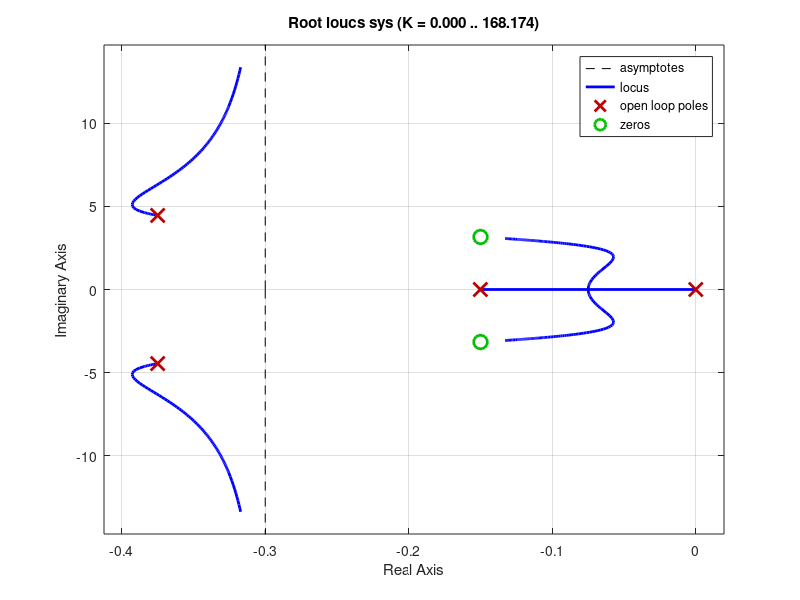

Reproduce this figure in MATLAB.
A = [0 1 0 0; 0 -0.3 10 0.3;0 0 0 1;0 0.3 -20 -0.6];
B = [0 1 0 -1]' ;
C = [1 0 0 0] ;
D = [0] ;
sys = ss(A,B,C,D) ;
[num, den]=ss2tf(A,B,C,D) ;
sys = tf(num ,den) 
step(sys);
rlocus(sys);